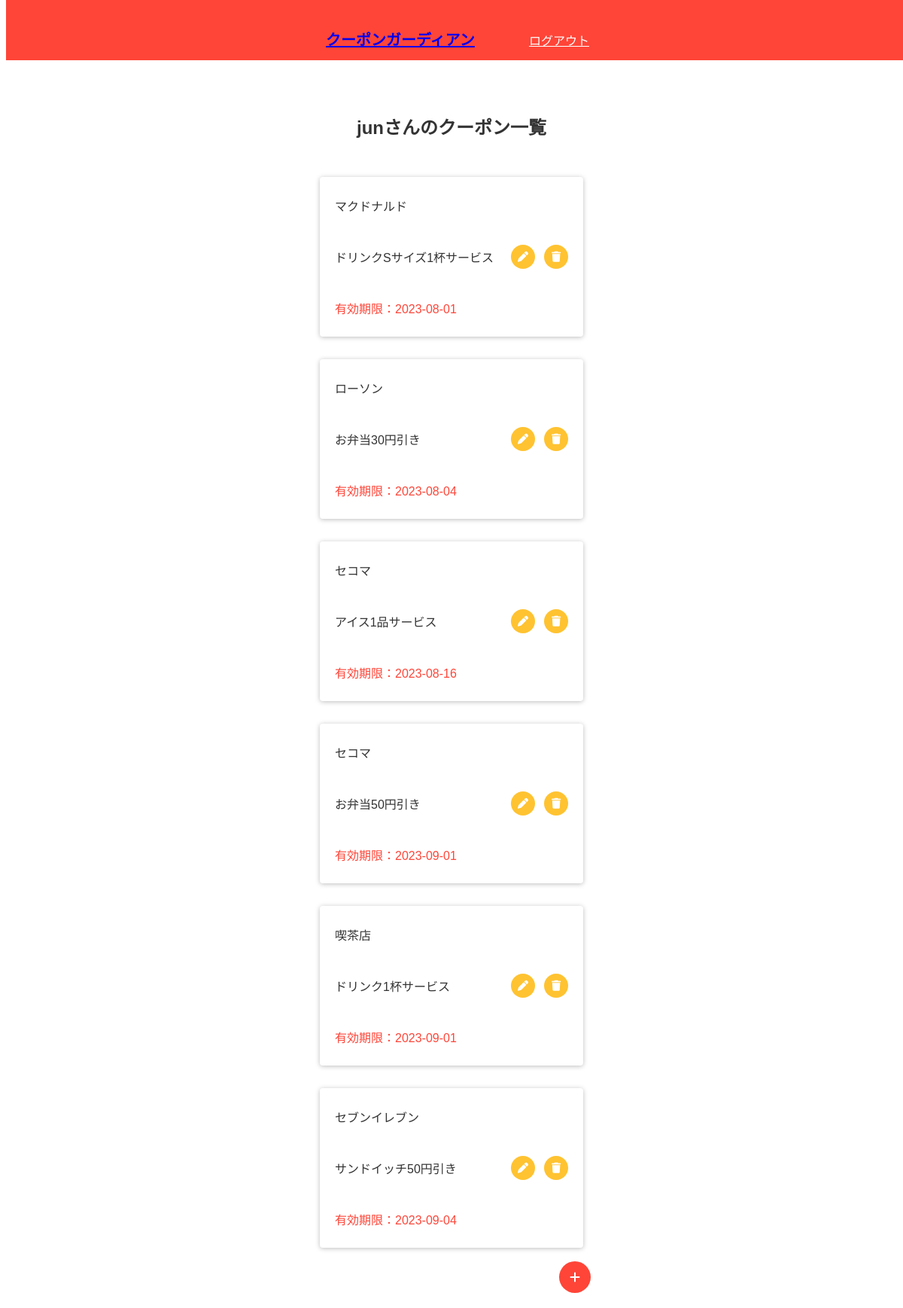
/list (signed in), run on the app's committed database.
### tables this page shows
CREATE TABLE "users" (
	"id"	INTEGER,
	"user_name"	TEXT,
	"password"	TEXT,
	PRIMARY KEY("id")
);

CREATE TABLE "coupon" (
	"id"	INTEGER,
	"coupon_name"	TEXT,
	"shop_name"	TEXT,
	"expiration"	TEXT,
	"user_flag"	INTEGER,
	PRIMARY KEY("id")
);

### app.py (the view)
@app.route("/list")
def coupon_list():
    if "user_id" in session:
        user_id = session["user_id"][0]
        print(user_id)
        conn = sqlite3.connect("coupon_manager.db")
        c = conn.cursor()
        c.execute("select user_name from users where id = ?", (user_id,))
        user_name = c.fetchone()[0]
        c.execute("select id, coupon_name, shop_name, expiration from coupon where user_flag = ? order by expiration", (user_id,))
        coupon_list = []
        for row in c.fetchall():
            print("-------------")
            print(row)
            print("-------------")
            coupon_list.append({"id": row[0], "coupon_name": row[1], "shop_name": row[2], "expiration": row[3]})
        c.close()
        print(coupon_list)
        return render_template("list.html", user_name = user_name, coupon_list = coupon_list)
    else:
        return redirect("/")

### templates/list.html
{% extends "base.html" %}
{% block content %}
<main>
    <div class="list-container">
        <h2 class="username-head">{{user_name}}さんのクーポン一覧</h2>
        <div class="coupon-wrap">
            {% for item in coupon_list %}
            <div class="card">
                <div class="coupon-info">
                    <p class="shop">{{item["shop_name"]}}</p>
                    <p class="coupon">{{item["coupon_name"]}}</p>
                    <p class="expiration">有効期限：{{item["expiration"]}}</p>
                </div>
                <div class="icon-wrap">
                    <a href="/edit/{{item['id']}}" class="circle"><i class="fa-solid fa-pen" style="color: #ffffff;"></i></a>
                    <a href="/del/{{item['id']}}" class="circle"><i class="fa-solid fa-trash"></i></a>
                </div>
            </div>
            {% endfor %}
            <div class="btn-fixed">
                <div class="plus">
                    <a href="/add"><i class="fa-solid fa-plus" style="color: #fff;"></i></a>
                </div>
            </div>
        </div>
    </div>
</main>
{% endblock %}

### templates/base.html (shortened to what this page needs)
<!DOCTYPE html>
<html lang="ja">
<head>
    <link rel="stylesheet" href="https://cdnjs.cloudflare.com/ajax/libs/font-awesome/6.4.0/css/all.min.css" />
    <link rel="stylesheet" href="https://cdn.jsdelivr.net/npm/destyle.css@4.0.0/destyle.css">
    <link rel="stylesheet" href="{{ url_for('static', filename='css/style.css') }}">
    <link rel="stylesheet" media="screen (max-width:768px )">
</head>
<body>
    <header class="header">
        <d class="header-container">
            <h1 class="app-title"><a href="/">クーポンガーディアン</a></h1>
            <div class="member-menu">
                <a href="/logout" class="menu-link">ログアウト</a>
            </div>
        </d>
    </header>
    {% block content %}
    {% endblock %}
</body>
</html>

### static/css/style.css (style rules this page uses)
body { font-family: 'Arial', YuGothic, 'Yu Gothic', 'Hiragino Kaku Gothic ProN', 'ヒラギノ角ゴ ProN W3', 'メイリオ', Meiryo, 'ＭＳ ゴシック', sans-serif; color: #333333; }
* { box-sizing: border-box; }
.header { height: 80px; width: 100%; background-color: #ff4538; position: fixed; top: 0; }
.header-container { max-width: 350px; display: flex; align-items: center; justify-content: space-between; margin: 0 auto; }
.app-title { color: #ffffff; font-size: 20px; font-weight: bold; line-height: 80px; }
.menu-link { color: #ffffff; }
main { margin-top: 130px; }
.list-container { display: flex; flex-direction: column; row-gap: 30px; align-items: center; justify-content: center; margin: 50px 0; }
.btn-fixed { position: fixed; bottom: 20px; width: 360px; }
.plus { width: 42px; margin-left: auto; }
.plus a { display: block; }
.fa-plus { width: 42px; height: 42px; border-radius: 50%; background-color: #FF4538; text-align: center; line-height: 42px; bottom: 20px; position: fixed; }
.coupon-wrap { width: 350px; }
.card { width: 100%; padding: 10px 20px; margin-bottom: 30px; border-radius: 4px; background-color: #ffffff; box-shadow: 0px 1px 6px #bebebe; display: flex; align-items: center; justify-content: space-between; }
.coupon-info { display: flex; flex-direction: column; row-gap: 12px; }
.expiration { color: #ff4538; }
.icon-wrap { display: flex; column-gap: 12px; justify-content: end; }
.circle { width: 32px; height: 32px; border-radius: 50%; background-color: #ffc331; text-align: center; line-height: 32px; }
.fa-pen,.fa-trash { color: #ffffff; font-size: 14px; }

### data on the page
users: user_name "jun"
coupon: shop_name "マクドナルド", coupon_name "ドリンクSサイズ1杯サービス", expiration "2023-08-01"
coupon: shop_name "ローソン", coupon_name "お弁当30円引き", expiration "2023-08-04"
coupon: shop_name "セコマ", coupon_name "アイス1品サービス", expiration "2023-08-16"
coupon: shop_name "セコマ", coupon_name "お弁当50円引き", expiration "2023-09-01"
coupon: shop_name "喫茶店", coupon_name "ドリンク1杯サービス", expiration "2023-09-01"
coupon: shop_name "セブンイレブン", coupon_name "サンドイッチ50円引き", expiration "2023-09-04"
